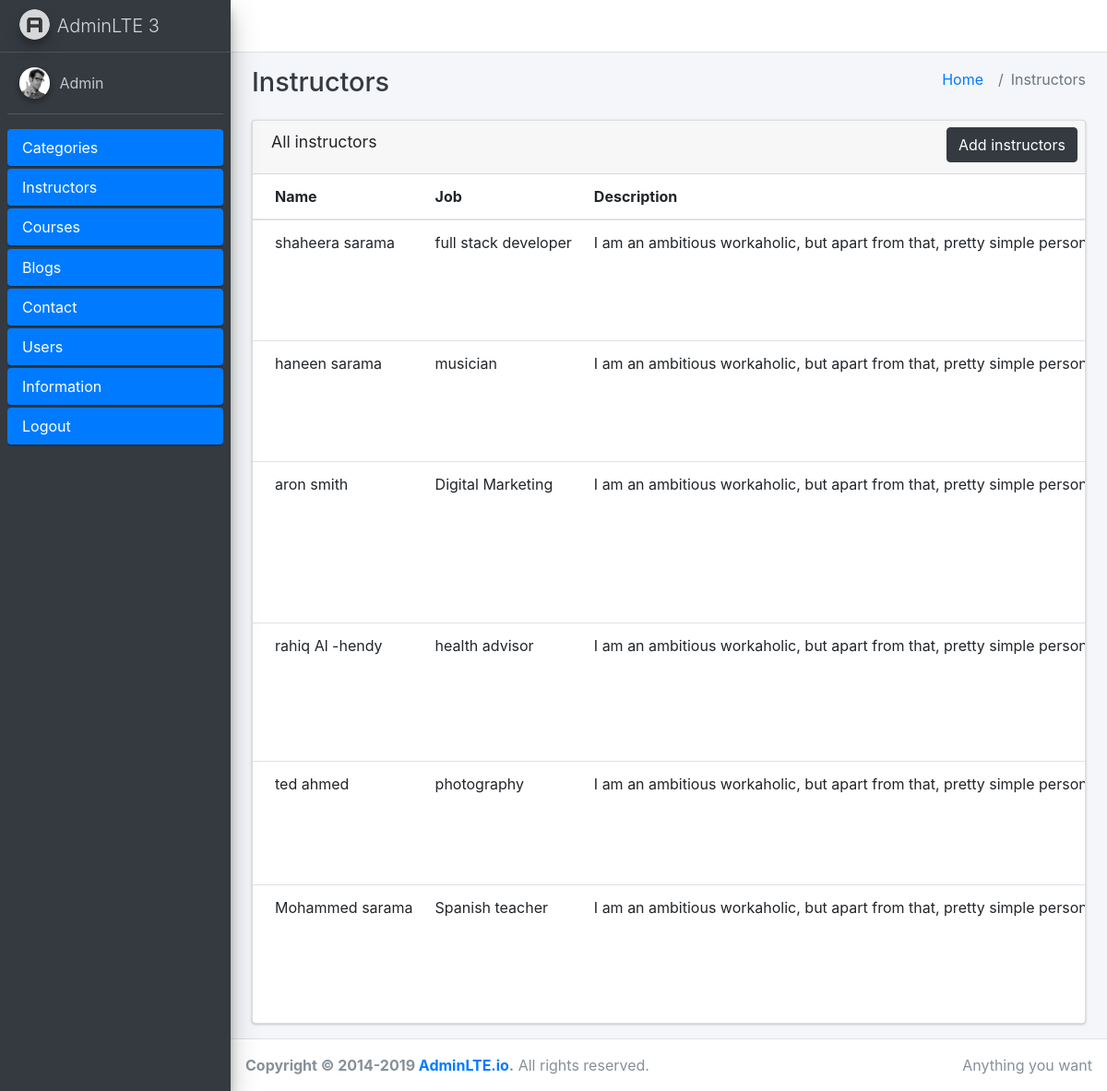
Page /admin/show-instructor.php (signed in) on the committed database.
### tables this page shows
CREATE TABLE `instructors` (
  `id` int(11) NOT NULL,
  `name` varchar(100) NOT NULL,
  `job` varchar(100) NOT NULL,
  `descr` varchar(255) NOT NULL,
  `img` varchar(255) NOT NULL,
  `facebook` varchar(100) NOT NULL,
  `instagram` varchar(100) NOT NULL,
  `twitter` varchar(100) NOT NULL,
  `about` varchar(200) NOT NULL,
  `education` varchar(255) NOT NULL,
  `experience` varchar(255) NOT NULL
);

### admin/adminhandlers/getinstructor.php (called while the page is built)
<?php
$instructor="SELECT * FROM instructors";
$instructorSql=mysqli_query($conn,$instructor);
?>

### admin/show-instructor.php (the view, shortened to what this page needs)
<?php
include("include/header.php");
include("include/sidebar.php");
include("adminhandlers/getinstructor.php");
?>
<div class="content-wrapper">
  <div class="content-header">
    <div class="container-fluid">
      <div class="row mb-2">
        <div class="col-sm-6">
          <h1 class="m-0 text-dark">Instructors</h1>
        </div>
        <div class="col-sm-6">
          <ol class="breadcrumb float-sm-right">
            <li class="breadcrumb-item"><a href="index.php">Home</a></li>
            <li class="breadcrumb-item active">Instructors</li>
          </ol>
        </div>
      </div>
    </div>
  </div>
  <div class="content">
    <div class="container-fluid">
      <div class="row">
      <div class="col-md-12">
            <div class="card">
              <div class="card-header">
                <h3 class="card-title">All instructors</h3>
                <div class="card-tools">
                  <div class="input-group input-group-sm" style="width: 140px;">
                  <button type="button" class="btn btn-dark" data-toggle="modal" data-target="#add">Add instructors</button>
                  </div>
                </div>
              </div>
              <div class="card-body table-responsive p-0">
                <table class="table table-hover text-nowrap">
                  <thead>
                    <tr>
                      <th>Name</th>
                      <th>Job</th>
                      <th>Description</th>
                    </tr>
                  </thead>
                  <tbody>
                      <?php while($instructor=mysqli_fetch_assoc($instructorSql)){ ?>
                    <tr>
                      <td><?=$instructor['name'];?></td>
                      <td><?=$instructor['job'];?></td>
                      <td><?=$instructor['descr'];?></td>
                    </tr>
                    <?php } ?>
                  </tbody>
                </table>
              </div>
            </div>
          </div>
      </div>
    </div>
  </div>
</div>
<?php
include("include/footer.php");
?>

### rows in the picture
instructors: name "shaheera sarama", job "full stack developer", descr "I am an ambitious workaholic, but apart from that, pretty simple…"
instructors: name "haneen sarama", job "musician", descr "I am an ambitious workaholic, but apart from that, pretty simple…"
instructors: name "aron smith", job "Digital Marketing", descr "I am an ambitious workaholic, but apart from that, pretty simple…"
instructors: name "rahiq Al -hendy", job "health advisor", descr "I am an ambitious workaholic, but apart from that, pretty simple…"
instructors: name "ted ahmed", job "photography", descr "I am an ambitious workaholic, but apart from that, pretty simple…"
instructors: name "Mohammed sarama", job "Spanish teacher", descr "I am an ambitious workaholic, but apart from that, pretty simple…"
